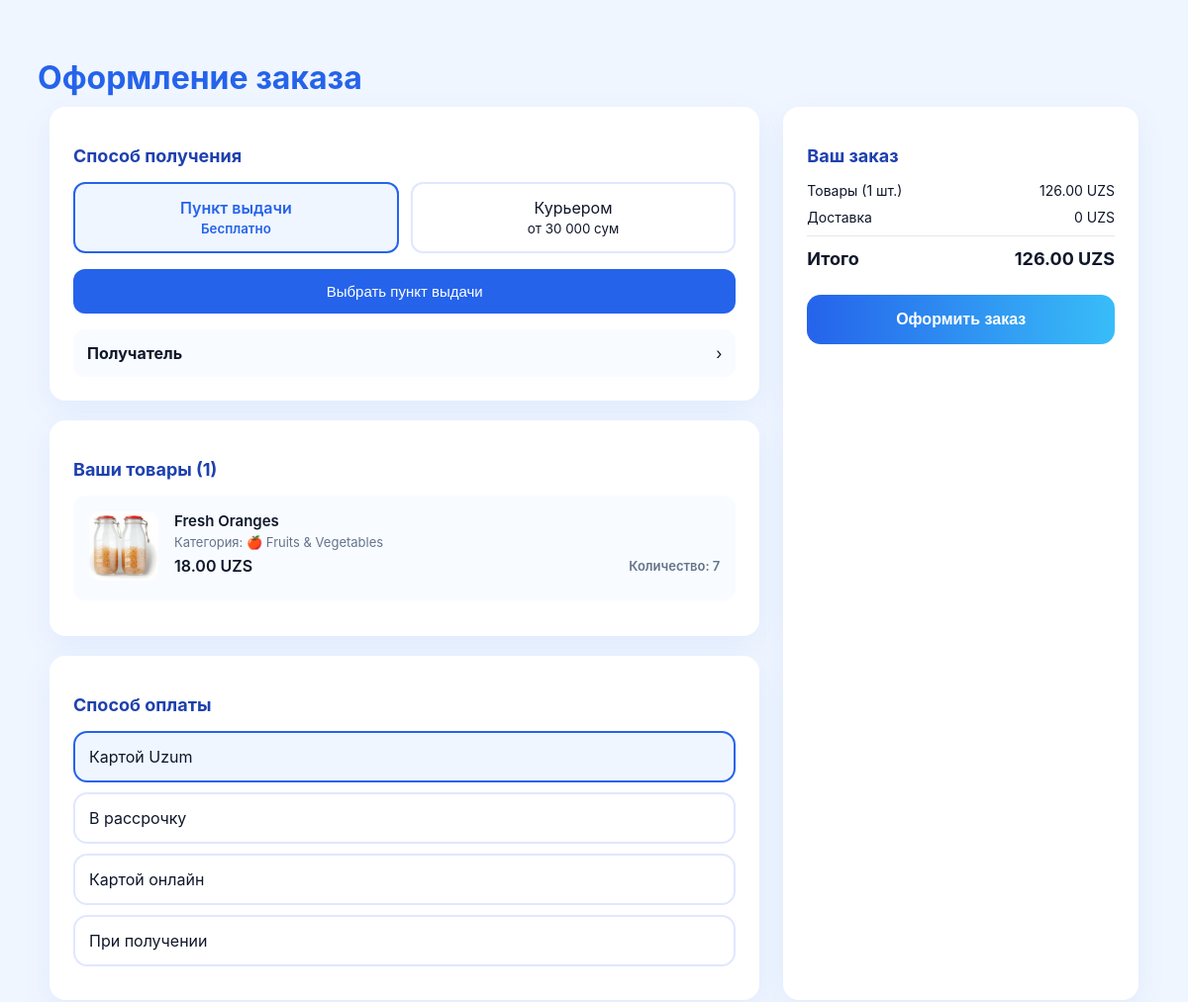
/zakaz/ (upper part), run on an earlier commit of the app's database.
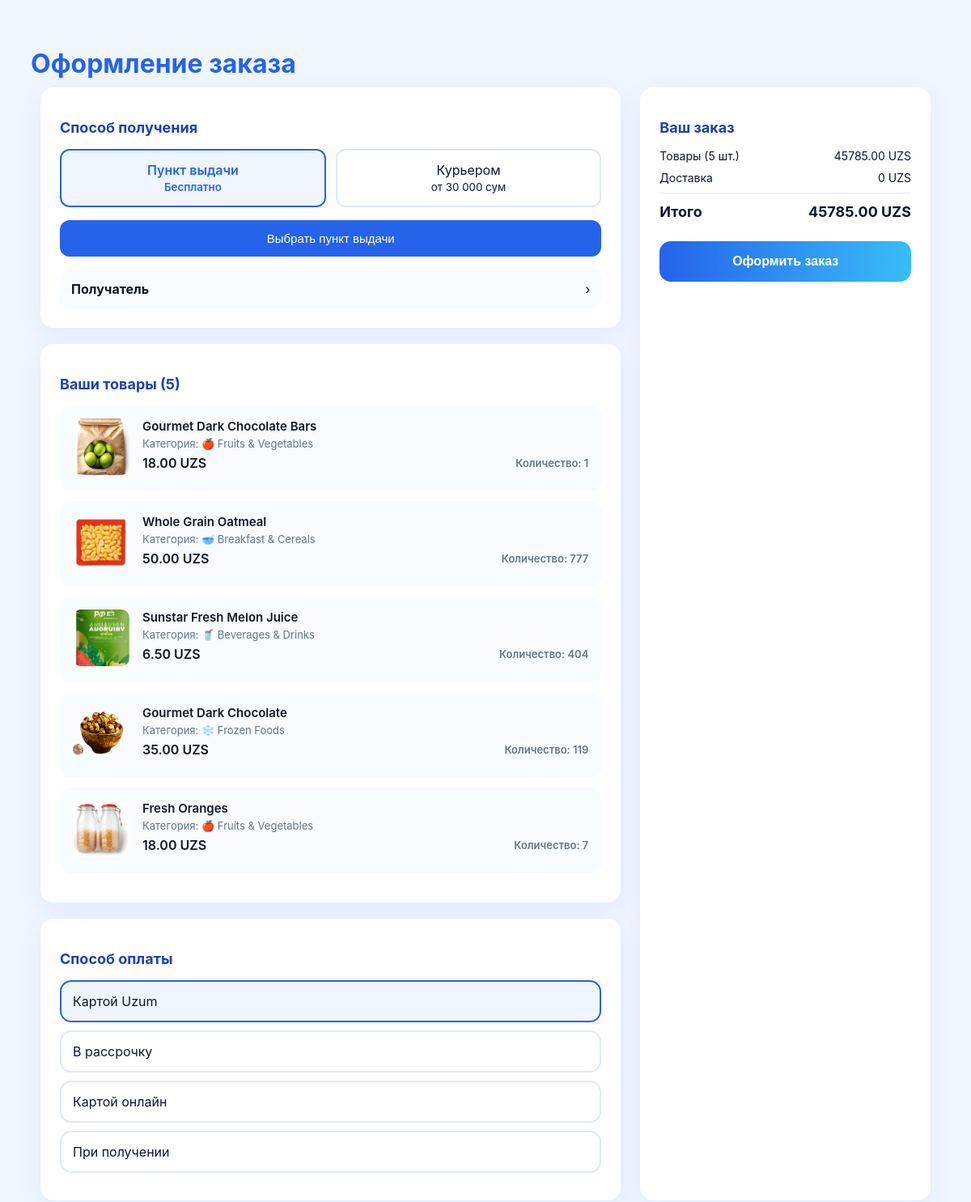
And on a later commit of the database.
### pages/models.py (models this page shows, shortened)
class CartItem(models.Model):
    user = models.ForeignKey(
        User,
        on_delete=models.CASCADE,
        related_name='cart_items',
        null=True,
        blank=True,
        verbose_name='Пользователь'
    )
    session_key = models.CharField(max_length=40, null=True, blank=True, verbose_name='Ключ сессии')
    product = models.ForeignKey(Product, on_delete=models.CASCADE, verbose_name='Продукт')
    quantity = models.PositiveIntegerField(default=1, verbose_name='Количество')
    added_at = models.DateTimeField(auto_now_add=True, null=True, blank=True)
    class Meta:
        verbose_name = 'Элемент корзины'
        verbose_name_plural = 'Элементы корзины'
        ordering = ['-added_at']
    def get_subtotal(self):
        return self.product.price * self.quantity

class Product(models.Model):
    UNIT_CHOICES = [
        ('kg', 'Kilogram'),
        ('pcs', 'Pieces'),
    ]
    name = models.CharField(max_length=200, verbose_name='Название')
    description = models.TextField(blank=True, default='No description', verbose_name='Описание')
    category = models.ForeignKey(Category, on_delete=models.SET_NULL, null=True, blank=True, verbose_name='Категория')
    price = models.DecimalField(max_digits=10, decimal_places=2, verbose_name='Цена')
    image = models.ImageField(upload_to='products/', blank=True, null=True, verbose_name='Изображение')
    unit_type = models.CharField(max_length=10, choices=UNIT_CHOICES, default='pcs', verbose_name='Единица измерения')
    created_at = models.DateTimeField(default=timezone.now, verbose_name='Дата создания')
    updated_at = models.DateTimeField(auto_now=True, verbose_name='Дата обновления')
    class Meta:
        verbose_name = 'Продукт'
        verbose_name_plural = 'Продукты'
        ordering = ['-created_at']

class Category(models.Model):
    name = models.CharField(max_length=255, verbose_name='Название')
    slug = models.SlugField(unique=True, blank=True, verbose_name='Слаг')
    image = models.ImageField(upload_to='category_images/', blank=True, null=True, verbose_name='Изображение')
    class Meta:
        verbose_name = 'Категория'
        verbose_name_plural = 'Категории'
        ordering = ['name']

### pages/views.py (the view, shortened to what this page needs)
# urls.py: path('zakaz/', views.zakaz_view, name='zakaz'),
def zakaz_view(request):
    if request.user.is_authenticated:
        cart_items = CartItem.objects.filter(user=request.user)
    else:
        session_key = request.session.session_key
        if not session_key:
            request.session.create()
            session_key = request.session.session_key
        cart_items = CartItem.objects.filter(session_key=session_key)
    subtotal = sum(item.get_subtotal() for item in cart_items)
    context = {
        'cart_items': cart_items,
        'subtotal': subtotal,
        'shipping': 0,
        'total': subtotal,
    }
    return render(request, 'zakaz.html', context)

### templates/zakaz.html (shortened to what this page needs)
{% load static %}
<!DOCTYPE html>
<html lang="ru">
<head>
</head>
<body>
<h1>Оформление заказа</h1>
<div class="container">
    <div>
        <div class="card">
            <h2>Способ получения</h2>
            <div class="delivery-types">
                <div class="delivery-type active">Пункт выдачи<br><small>Бесплатно</small></div>
                <div class="delivery-type">Курьером<br><small>от 30 000 сум</small></div>
            </div>
            <button class="select-btn">Выбрать пункт выдачи</button>
            <div style="margin-top:16px" class="receiver">
                <div>
                    <strong>Получатель</strong><br>
                </div>
                <span>›</span>
            </div>
        </div>
        <div class="card">
            <h2>Ваши товары ({{ cart_items|length }})</h2>
            <div class="order-items">
                {% for item in cart_items %}
                <div class="order-item">
                    <div>
                        {% if item.product.image %}
                            <img src="{{ item.product.image.url }}" alt="{{ item.product.name }}">
                        {% else %}
                            <img src="{% static 'img/no-image.png' %}" alt="No image">
                        {% endif %}
                    </div>
                    <div class="order-item-info">
                        <div class="order-item-name">{{ item.product.name }}</div>
                        <div class="order-item-meta">
                            {% if item.product.category %}
                                Категория: {{ item.product.category.name }}
                            {% endif %}
                        </div>
                        <div class="order-item-price">
                            <span>{{ item.product.price }} UZS</span>
                            <span class="order-item-qty">Количество: {{ item.quantity }}</span>
                        </div>
                    </div>
                </div>
                {% endfor %}
            </div>
        </div>
        <div class="card">
            <h2>Способ оплаты</h2>
            <div class="payment-option active">Картой Uzum</div>
            <div class="payment-option">В рассрочку</div>
            <div class="payment-option">Картой онлайн</div>
            <div class="payment-option">При получении</div>
        </div>
    </div>
    <div class="card">
        <h2>Ваш заказ</h2>
        <div class="order-summary">
            <div><span>Товары ({{ cart_items|length }} шт.)</span><span>{{ subtotal }} UZS</span></div>
            <div><span>Доставка</span><span>{{ shipping }} UZS</span></div>
            <div class="total">
                <span>Итого</span>
                <span>{{ total }} UZS</span>
            </div>
        </div>
        <form method="post" action="{% url 'shop:zakaz' %}">
            <button class="order-btn">Оформить заказ</button>
        </form>
    </div>
</div>
</body>
</html>

What changed in the data, as far as the page shows it:
added CartItem: product.image (picture), product.name "Gourmet Dark Chocolate Bars", product.category.name "🍎 Fruits & Vegetables", product.price "18.00", quantity "1"
added CartItem: product.image (picture), product.name "Whole Grain Oatmeal", product.category.name "🥣 Breakfast & Cereals", product.price "50.00", quantity "777"
added CartItem: product.image (picture), product.name "Sunstar Fresh Melon Juice", product.category.name "🥤 Beverages & Drinks", product.price "6.50", quantity "404"
added CartItem: product.image (picture), product.name "Gourmet Dark Chocolate", product.category.name "❄️ Frozen Foods", product.price "35.00", quantity "119"
Also different on the page:
{{ cart_items|length }}: "1" → "5"
{{ subtotal }}: "126.00" → "45785.00"
{{ total }}: "126.00" → "45785.00"
